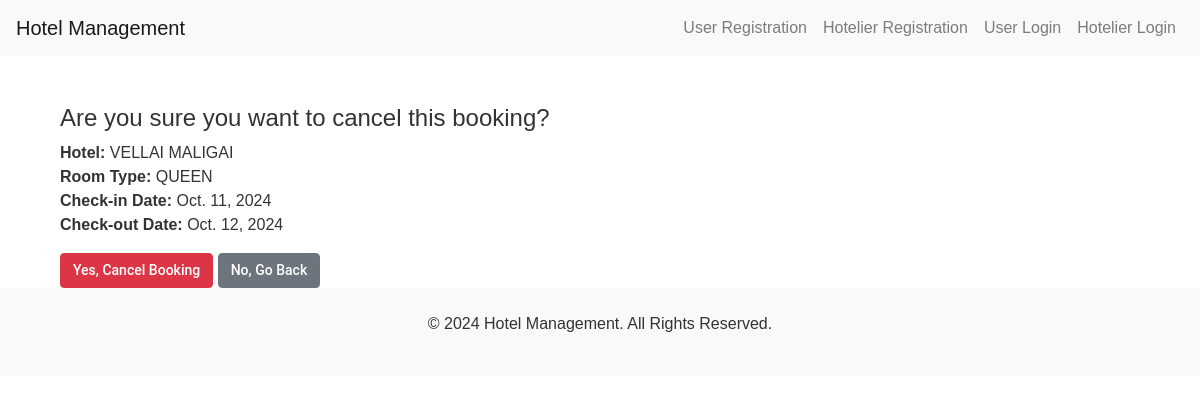
The page /cancel-booking/1/ on the database its author committed.
### hotel/models.py (models this page shows, shortened)
class Booking(models.Model):
    user = models.ForeignKey(CustomUser, on_delete=models.CASCADE)
    room = models.ForeignKey(Room, on_delete=models.CASCADE)
    check_in = models.DateField()
    check_out = models.DateField()
    num_members = models.IntegerField(default=1)

class Room(models.Model):
    SINGLE = 'Single'
    DOUBLE = 'Double'
    KING = 'King'
    QUEEN = 'Queen'
    BED_TYPE_CHOICES = [
        (SINGLE, 'Single'),
        (DOUBLE, 'Double'),
        (KING, 'King'),
        (QUEEN, 'Queen'),
    ]
    hotel = models.ForeignKey(Hotel, on_delete=models.CASCADE,default=1)
    price = models.IntegerField()
    max_members = models.IntegerField()
    amenities = models.TextField()
    total_rooms = models.IntegerField(default=0)
    room_number = models.CharField(max_length=50,default='None')
    bed_type = models.CharField(max_length=50,choices=BED_TYPE_CHOICES, null=False, blank=False)
    image = models.ImageField(upload_to='rooms/')

class Hotel(models.Model):
    name = models.CharField(max_length=100)
    location = models.CharField(max_length=255)
    ratings = models.DecimalField(max_digits=3, decimal_places=1)
    hotel_facilities = models.TextField(null=True, blank=True)
    image = models.ImageField(upload_to='hotels/')
    hotelier = models.ForeignKey(CustomUser, on_delete=models.CASCADE,default=1)

### hotel/views.py (the view)
# urls.py: path('cancel-booking/<int:booking_id>/', views.cancel_booking, name='cancel_booking'),
def cancel_booking(request, booking_id):
    booking = Booking.objects.get(id=booking_id)
    if request.method == "POST":
        booking.delete()
        return user_dashboard(request)
    return render(request, 'cancel_booking.html', {'booking': booking})

### Template/cancel_booking.html (shortened to what this page needs)
{% extends 'base.html' %}
{% block content %}
    <div class="container">
        <h4 class="alert-heading">Are you sure you want to cancel this booking?</h4>
        <p>
            <strong>Hotel:</strong> {{ booking.room.hotel.name }}<br>
            <strong>Room Type:</strong> {{ booking.room.bed_type }}<br>
            <strong>Check-in Date:</strong> {{ booking.check_in }}<br>
            <strong>Check-out Date:</strong> {{ booking.check_out }}<br>
        </p>
        <form method="post">
            <button type="submit" class="btn btn-danger">Yes, Cancel Booking</button>
            <a href="{% url 'hotel:user_dashboard' %}" class="btn btn-secondary">No, Go Back</a>
        </form>
    </div>
{% endblock %}

### static/css/styles.css (style rules this page uses)
body { background-color: white; font-family: 'Poppins', sans-serif; font-size: 16px; color: #333; }
a.btn { font-family: 'Roboto', sans-serif; font-weight: 500; }
.btn { font-family: 'Roboto', sans-serif; font-size: 14px; font-weight: 500; }

### rows shown on the page
Booking: room.hotel.name "VELLAI MALIGAI", room.bed_type "QUEEN", check_in "Oct. 11, 2024", check_out "Oct. 12, 2024"
